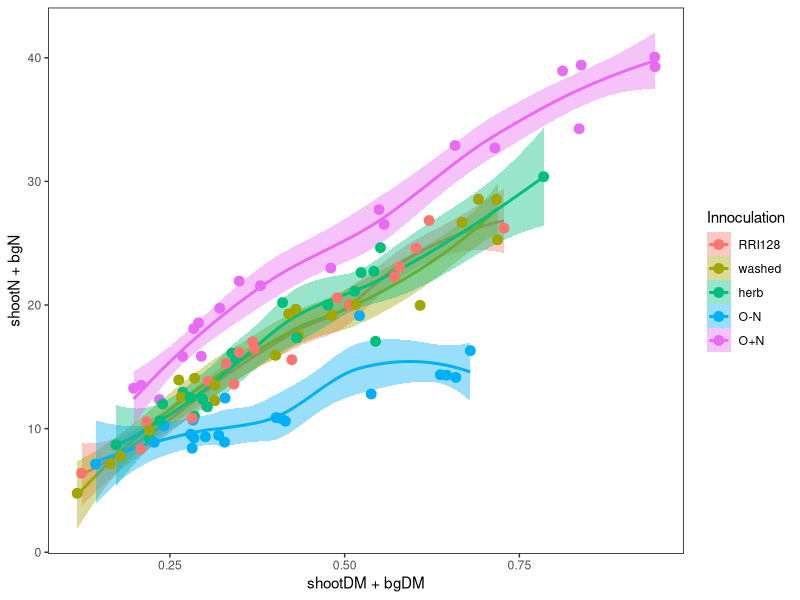
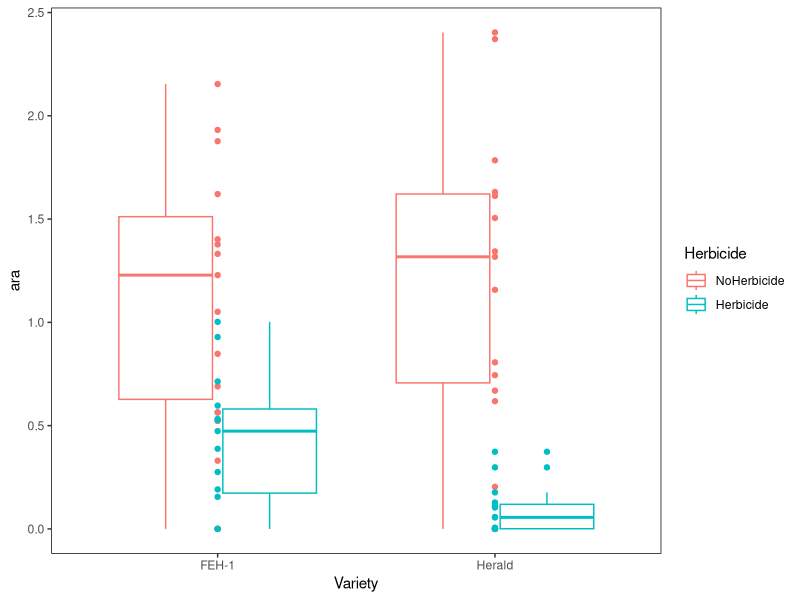
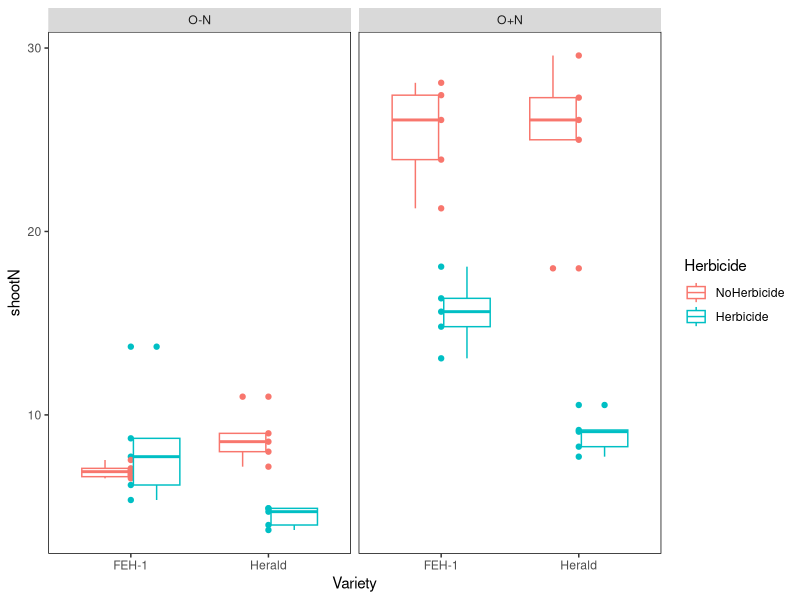
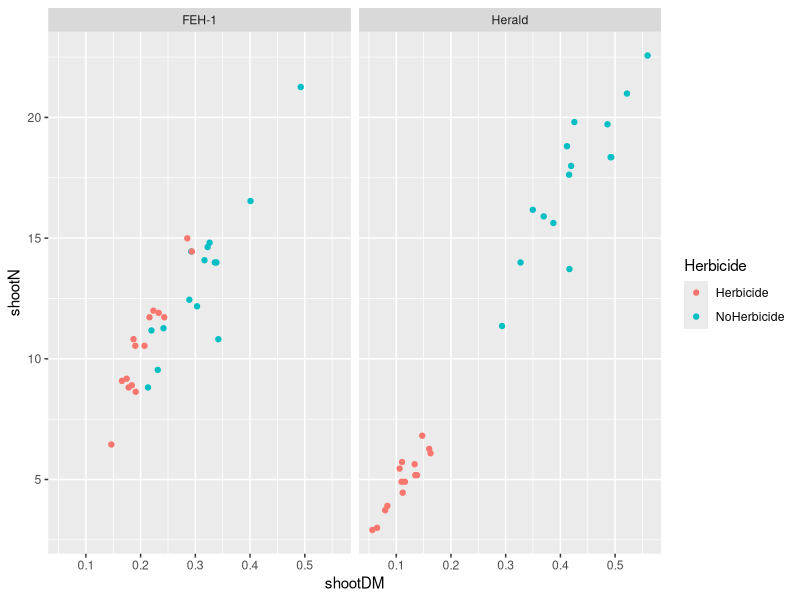
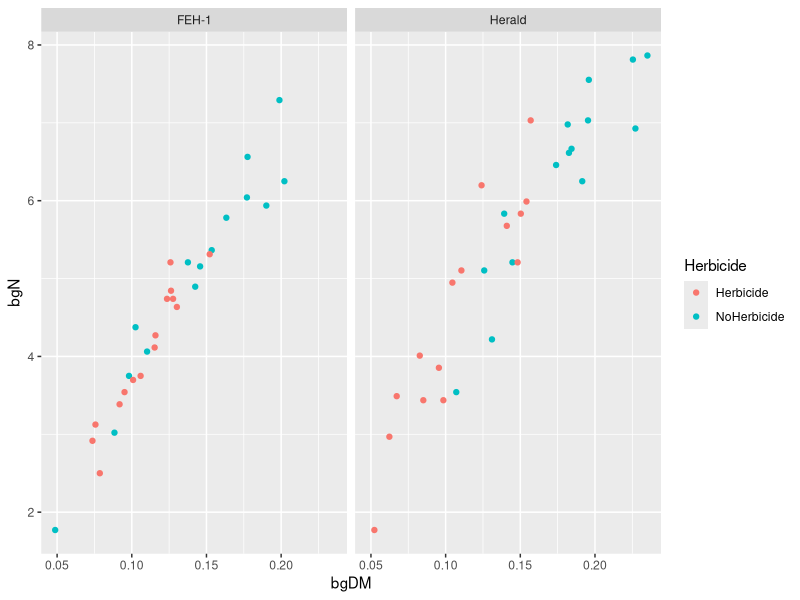
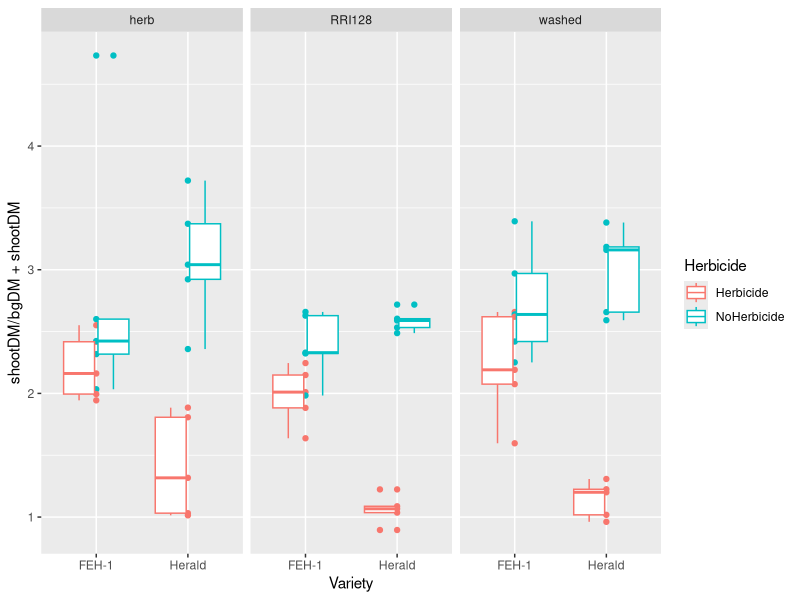
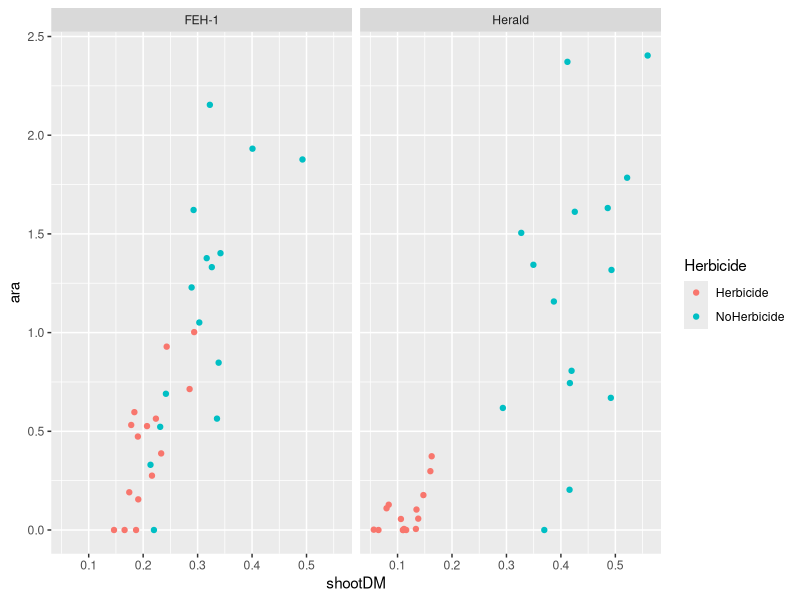
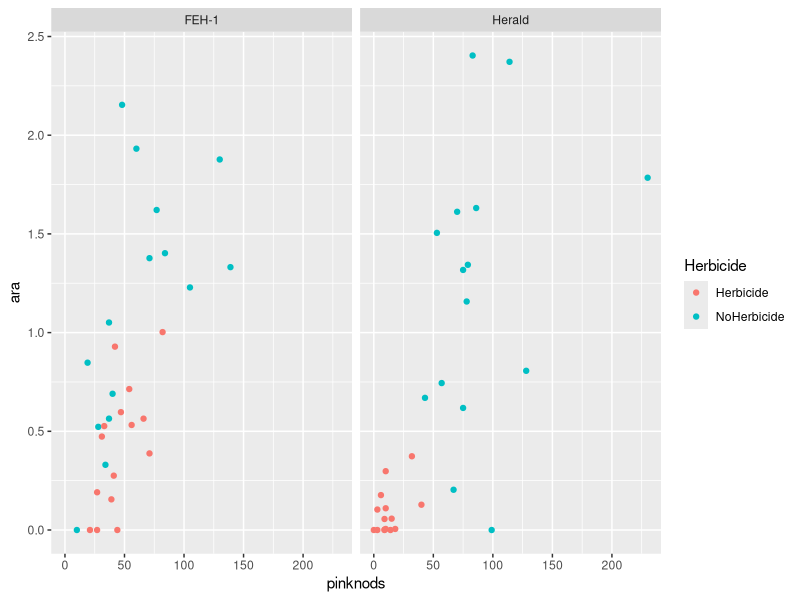

These charts were generated, in order, by the following R code:
install.packages("emmeans")
install.packages("ggplot2")
install.packages("tidyverse")
library(emmeans)
library(ggplot2)
library(tidyverse)
install.packages("lmerTest")
library(lmerTest)

herb <- read.csv("data/herbicide_raw_data.csv")

herb$Block <- factor(herb$Block)
herb$Innoculation <- factor(herb$Innoculation, c("RRI128", "washed", "herb", "O-N", "O+N"))
herb$Herbicide <- factor(herb$Herbicide, c("NoHerbicide", "Herbicide"))

str(herb)
View(herb)

herb$totalN <- herb$shootN + herb$bgN

# create a tibble called herb2 where shootN and bgN are summed to give totalN
herb2 <- read_csv("data/herbicide_raw_data.csv")

View(herb2)

# create a tibble called herb3 without uninoculated
herb3 <- filter(herb2, Innoculation %in% c("RRI128", "herb", "washed"))
View(herb3)

str(herb)

herb4 <- filter(herb, Innoculation %in% c("RRI128", "herb", "washed"))
str(herb4)

herb5 <- filter(herb, Innoculation %in% c( "O-N", "O+N"))
str(herb5)


# some plots for visualisation

## Relationships between biomass and nitrogen

ggplot(herb, aes(shootDM + bgDM, shootN + bgN, colour = Innoculation)) +
  geom_smooth(aes(fill = Innoculation)) +
  geom_point(size = 3) +
  theme(panel.grid = element_blank(),
         panel.background = element_rect(fill = "white"),
        panel.border = element_rect(fill = NA)) #+
  facet_wrap("Herbicide")

  
ggplot(herb4, aes(Variety, ara, colour = Herbicide)) +
  geom_point() +
  geom_boxplot() +
  theme(panel.grid = element_blank(),
        panel.background = element_rect(fill = "white"),
        panel.border = element_rect(fill = NA))


ggplot(herb5, aes(Variety, shootN, colour = Herbicide)) +
  geom_point() +
  geom_boxplot() +
  facet_wrap("Innoculation") +
  theme(panel.grid = element_blank(),
        panel.background = element_rect(fill = "white"),
        panel.border = element_rect(fill = NA))




ggplot(herb3, aes(shootDM, shootN, colour = Herbicide)) +
  geom_point() +
  facet_wrap("Variety")

ggplot(herb3, aes(bgDM, bgN, colour = Herbicide)) +
  geom_point() +
  facet_wrap("Variety")

ggplot(herb3, aes(Variety, shootDM / bgDM + shootDM, colour = Herbicide)) +
  geom_point() +
  geom_boxplot() +
  facet_wrap("Innoculation")

# look at the relationship between ara and nodules, roots, shoots
ggplot(herb3, aes(shootDM, ara, colour = Herbicide)) +
  geom_point() +
  facet_wrap("Variety")

ggplot(herb3, aes(pinknods, ara, colour = Herbicide)) +
  geom_point() +
  facet_wrap("Variety")

ggplot(herb3, aes(pinknodmass, ara, colour = Herbicide)) +
  geom_point() +
  facet_wrap("Variety")

ggplot(herb3, aes(bgDM + shootDM, ara, colour = Herbicide)) +
  geom_point() +
  facet_wrap("Variety")

ggplot(herb3, aes(shootDM + bgDM, shootDM, colour = Herbicide)) +
  geom_point() +
  facet_wrap("Variety")

ggplot(herb3, aes(bgDM - pinknodmass - nonpinknodmass, pinknodmass, colour = Herbicide)) +
  geom_point() +
  facet_wrap("Variety")

ggplot(herb3, aes(bgDM - pinknodmass - nonpinknodmass, pinknods + nonpinknods, colour = Herbicide)) +
  geom_point() +
  facet_wrap("Variety")

# some analyses

aralm <- lm(ara~Variety*Herbicide*Innoculation + Block, data = herb3)
anova(aralm)
plot(aralm, which=1)

aralm1 <- lm(log(ara+1)~Variety*Herbicide*Innoculation + Block, data = herb3)
anova(aralm1)
plot(aralm1, which=1)

aralm2 <- lm(sqrt(ara)~Variety*Herbicide*Innoculation + Block, data = herb3)
anova(aralm2)
plot(aralm2, which =1)
emmeans(aralm2, ~Variety*Herbicide)
emmeans(aralm2, ~Variety*Herbicide, type = "response")

aralmer <- lmer(sqrt(ara)~Variety*Herbicide*Innoculation + (1|Block), data=herb3)
anova(aralmer)
summary(aralmer)
emmeans(aralmer, ~Variety*Herbicide, type = "response")
